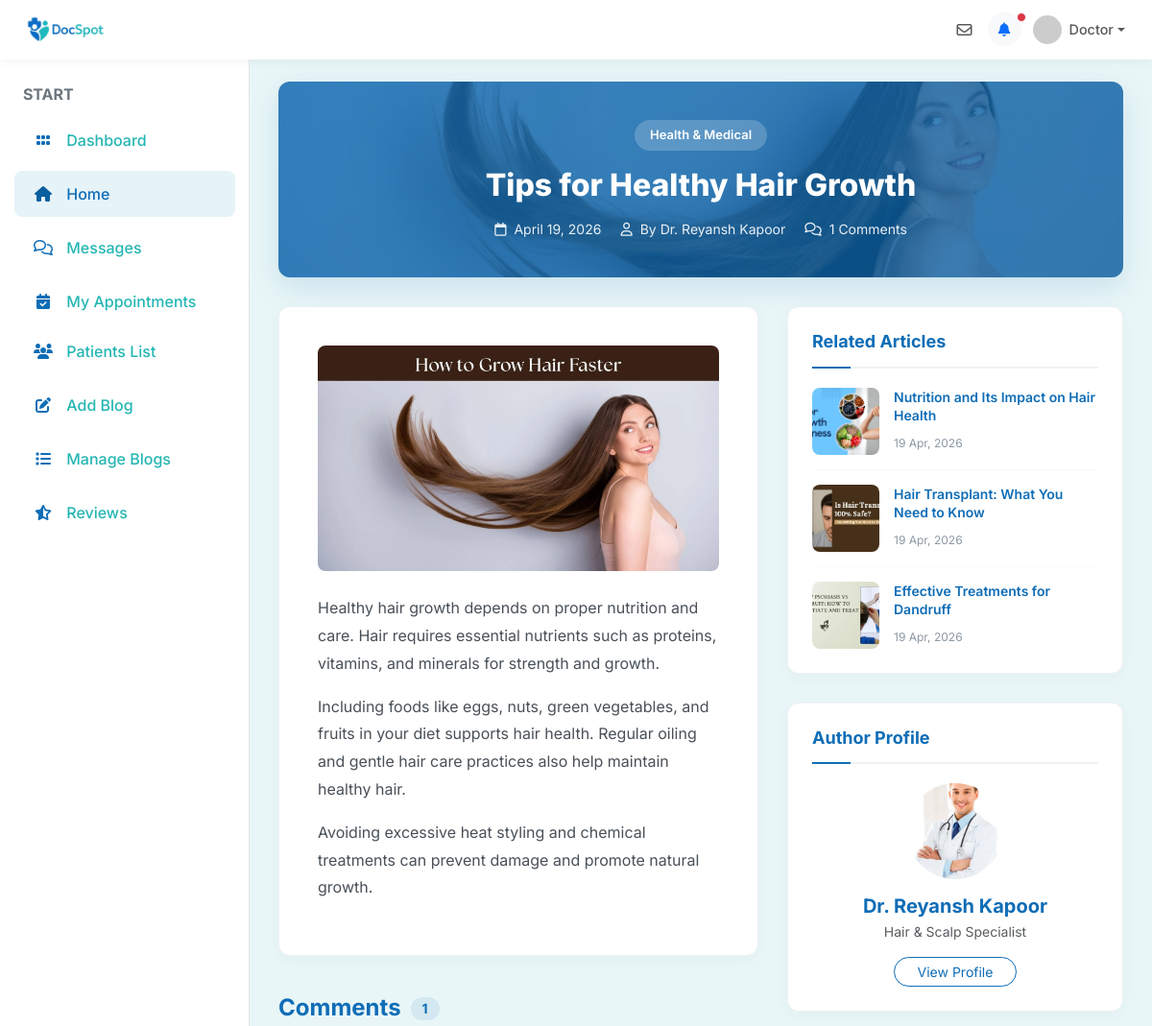
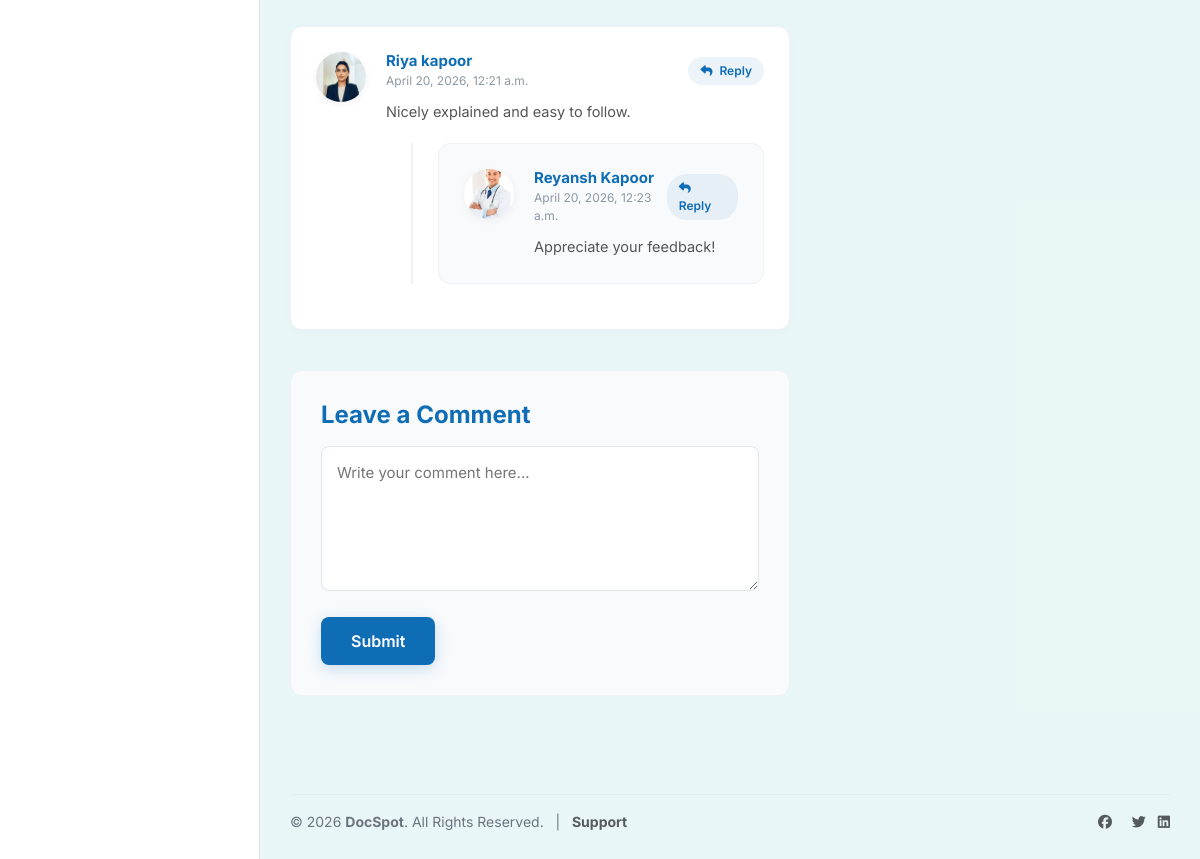
/doctorPostDetails/23/, run on the app's committed database (2 pictures, top to bottom).
### user/models.py (models this page shows, shortened)
class tblDoctorPost(models.Model):
    doctorPostID=models.AutoField(primary_key=True)
    doctorID=models.ForeignKey(tblDoctor,on_delete=models.CASCADE)
    title=models.TextField(max_length=100)
    description=models.TextField(max_length=500)
    thumbnail=models.ImageField(upload_to='images/')
    createDT=models.DateTimeField(auto_now_add=True)

class tblDoctor(models.Model):
    doctorID=models.AutoField(primary_key=True)
    userID=models.ForeignKey(tblUser,on_delete=models.CASCADE)
    displayName=models.TextField(max_length=50)
    displayContact=models.TextField(max_length=15)
    bio=models.TextField(max_length=500)
    subcategoryID=models.ForeignKey(tblSubcategory,on_delete=models.CASCADE)
    displayAddress=models.TextField(max_length=100)
    yearOfExperience=models.IntegerField()
    licenseNo=models.TextField(max_length=50)
    documents=models.FileField(upload_to='doctor_documents/')
    mode=models.IntegerField(default=1)
    consultationFees=models.DecimalField(max_digits=10, decimal_places=2, default=10.00)
    approval_status = models.CharField(max_length=20, default='pending', choices=[('pending', 'Pending'), ('approved', 'Approved'), ('rejected', 'Rejected')])

class tblComments(models.Model):
    commentsID=models.AutoField(primary_key=True)
    comment=models.TextField(max_length=500)
    userID=models.ForeignKey(tblUser,on_delete=models.CASCADE)
    doctorPostID=models.ForeignKey(tblDoctorPost,on_delete=models.CASCADE)
    createdDT=models.DateTimeField(auto_now_add=True)
    parent = models.ForeignKey('self', on_delete=models.CASCADE, null=True, blank=True,related_name='replies')

class tblUser(models.Model):
    userID=models.AutoField(primary_key=True)
    userName=models.TextField(max_length=50)
    password=models.TextField(max_length=10)
    registrationDT=models.DateTimeField(auto_now_add=True)
    profilePic=models.ImageField(upload_to='images/')
    email=models.TextField(max_length=100)
    mobileNumber=models.TextField(max_length=15)
    cityID=models.ForeignKey(tblCity,on_delete=models.CASCADE)
    IsDoctor=models.BooleanField(default=False)
    last_seen=models.DateTimeField(null=True, blank=True)

class tblSubcategory(models.Model):
    subcategoryID=models.AutoField(primary_key=True)
    subcategoryName=models.TextField(max_length=50)
    CategoryID=models.ForeignKey(tblCategory,on_delete=models.CASCADE)

### user/views.py (the view, shortened to what this page needs)
# urls.py: path('doctorPostDetails/<int:id>/',views.doctorPostDetails , name='doctorPostDetails'),
def doctorPostDetails(request,id):
    user_id = request.session.get('user_id')
    user = None
    is_patient = False
    if user_id:
        user = tblUser.objects.filter(userID=user_id).first()
        if user:
            c = tblClient.objects.filter(userID=user.userID).first()
            if c:
                is_patient = True
    if is_patient:
        base_template = 'patient_base.html'
    else:
        base_template = 'base.html'
    current_post = tblDoctorPost.objects.filter(doctorPostID=id).first()
    related_articles = tblDoctorPost.objects.none()
    if current_post:
        related_articles = tblDoctorPost.objects.filter(doctorID=current_post.doctorID).exclude(doctorPostID=id).order_by('-createDT')[:3]
    data={
        "blogs":tblDoctorPost.objects.filter(doctorPostID=id),
        "related_articles": related_articles,
        'comments':tblComments.objects.filter(doctorPostID=id, parent=None).order_by('-createdDT'),
        'base_template': base_template,
        'is_patient': is_patient,
    }
    return render(request,'doctor_post_details.html',data)

### user/templates/doctor_post_details.html (shortened to what this page needs)
{% extends base_template %}
{% block nav_home %}active{% endblock %}
{% block content %}
<div class="container-fluid p-0">
	{% for blog in blogs %}
	<div class="post-header">
		{% if blog.thumbnail %}
		<img src="{{ blog.thumbnail.url }}" class="post-header-bg" alt="Background blur">
		{% endif %}
		<div class="post-header-content text-center">
			<span class="post-category">Health & Medical</span>
			<h1 class="post-title"><span class="text-white">{{ blog.title }}</span></h1>
			<div class="post-meta justify-content-center">
				<div class="post-meta-item">
					<i class="fa-regular fa-calendar"></i>
					{{ blog.createDT|date:"F j, Y" }}
				</div>
				<div class="post-meta-item">
					<i class="fa-regular fa-user"></i>
					By {{ blog.doctorID.displayName }}
				</div>
				<div class="post-meta-item">
					<i class="fa-regular fa-comments"></i>
					{{ comments.count }} Comments
				</div>
			</div>
		</div>
	</div>
	<div class="post-container">
		<div class="post-content-column">
			<div class="post-body-box">
				{% if blog.thumbnail %}
				<img src="{{ blog.thumbnail.url }}" class="img-fluid rounded-3 mb-4 w-100"
					style="max-height: 400px; object-fit: cover;" alt="{{ blog.title }}">
				{% endif %}
				{{ blog.description|linebreaks }}
			</div>
			<div class="comments-wrapper">
				<h3 class="section-title">Comments <span class="badge">{{ comments.count }}</span></h3>
				<ul class="comments-list">
					{% include "comment_node.html" %}
				</ul>
				<div class="add-comment-box" id="add-comment">
					<h4 class="mb-3 fw-bold">Leave a Comment</h4>
					<form method="post">{% csrf_token %}
						<textarea name="comment" id="comment-text" rows="5" placeholder="Write your comment here..."
							required></textarea>
						<input type="submit" name="btnComment" class="btn-submit-comment">
					</form>
				</div>
			</div>
		</div>
		<div class="post-sidebar-column">
			<div class="sidebar-widget">
				<h4>Related Articles</h4>
				{% for article in related_articles %}
				<a href="{% url 'doctorPostDetails' article.doctorPostID %}" class="mini-post">
					{% if article.thumbnail %}
					<img src="{{ article.thumbnail.url }}" alt="{{ article.title }}">
					{% else %}
					<img src="/static/images/blog-placeholder.jpg" alt="{{ article.title }}">
					{% endif %}
					<div>
						<h5 class="mini-post-title">{{ article.title }}</h5>
						<span class="mini-post-meta">{{ article.createDT|date:"d M, Y" }}</span>
					</div>
				</a>
				{% empty %}
				<p class="text-muted small mb-0">No more articles from this author.</p>
				{% endfor %}
			</div>
			<div class="sidebar-widget">
				<h4>Author Profile</h4>
				<div class="text-center">
					{% if blog.doctorID.userID.profilePic %}
					<img src="{{ blog.doctorID.userID.profilePic.url }}" class="rounded-circle mb-3"
						style="width: 100px; height: 100px; object-fit: cover;" alt="">
					{% else %}
					<div class="rounded-circle bg-primary text-white d-flex align-items-center justify-content-center mx-auto mb-3"
						style="width: 100px; height: 100px; font-size: 36px; font-weight: bold;">
						{{ blog.doctorID.displayName|make_list|first|upper }}
					</div>
					{% endif %}
					<h5 class="fw-bold mb-1">{{ blog.doctorID.displayName }}</h5>
					<p class="text-muted small mb-3">{{ blog.doctorID.subcategoryID.subcategoryName }}</p>
					<a href="{% url 'viewDoctorProfile' blog.doctorID.doctorID %}"
						class="btn btn-outline-primary btn-sm rounded-pill px-4">View Profile</a>
				</div>
			</div>
		</div>
	</div>
	{% endfor %}
</div>
{% endblock %}

### user/templates/comment_node.html
{% for comment in comments %}
<li class="comment-node">
	<div class="comment-wrapper">
		{% if comment.userID.profilePic %}
		<img src="{{comment.userID.profilePic.url}}" alt="" class="comment-avatar">
		{% else %}
		<img src="https://ui-avatars.com/api/?name={{comment.userID.userName}}&background=random" alt=""
			class="comment-avatar">
		{% endif %}
		<div class="comment-content">
			<div class="comment-header">
				<div>
					<h5 class="comment-author">{{comment.userID.userName}}</h5>
					<div class="comment-date">{{comment.createdDT|date:"F j, Y, g:i a"}}</div>
				</div>
				<a href="#add-comment" class="comment-reply-btn"
					onclick="document.getElementById('parent_id').value='{{comment.commentsID}}'; document.getElementById('comment-text').focus(); document.getElementById('replying-to').style.display='block'; document.getElementById('reply-user').innerText='{{comment.userID.userName}}';"><i
						class="fa-solid fa-reply me-1"></i> Reply</a>
			</div>
			<div class="comment-body">
				{{comment.comment}}
			</div>
			{% if comment.replies.all %}
			{% if comment.replies.all|length >= 2 %}
			<button class="toggle-replies-btn" onclick="toggleReplies('replies-{{comment.commentsID}}', this)">
				<i class="fa-solid fa-chevron-down me-1"></i> View {{ comment.replies.all|length }} replies
			</button>
			<ul class="replies-list" id="replies-{{comment.commentsID}}" style="display: none;">
				{% include "comment_node.html" with comments=comment.replies.all %}
			</ul>
			{% else %}
			<ul class="replies-list" id="replies-{{comment.commentsID}}">
				{% include "comment_node.html" with comments=comment.replies.all %}
			</ul>
			{% endif %}
			{% endif %}
		</div>
	</div>
</li>
{% endfor %}

### user/static/css/docspot-theme.css (style rules this page uses)
:root { --primary-color: #0F6DB6; --primary-dark: #0A5FA1; --secondary-color: #23B6B3; --accent-color: #3ED1C8; --background-color: #F4FAFB; --card-color: #FFFFFF; --text-color: #1E2A38; }
body { background-color: var(--background-color) !important; color: var(--text-color) !important; }
h1, h2, h3, h4, h5, h6, .h1, .h2, .h3, .h4, .h5, .h6 { color: #0F6DB6 !important; }
.btn-primary, .btn-secondary, .btn-success, .btn-info, .button, .btn { background-color: #0F6DB6 !important; border-color: #0F6DB6 !important; color: #ffffff !important; }
.btn-outline-primary, .btn-outline-secondary { color: #0F6DB6 !important; border-color: #0F6DB6 !important; background-color: transparent !important; }
a { color: var(--primary-color); }

### user/templates/base.html (style rules this page uses)
:root { --bg-light: var(--background-color, #F4FAFB); --sidebar-width: 260px; }
body { font-family: 'Inter', sans-serif; background-color: var(--bg-light); overflow-x: hidden; }

### data on the page
tblDoctorPost: thumbnail (picture), title "Tips for Healthy Hair Growth", createDT "April 19, 2026", doctorID.displayName "Dr. Reyansh Kapoor", count "1", description "Healthy hair growth depends on proper nutrition and care. Hair requires essential nutrients such as proteins, vitamins, and minerals for strength and growth. Including foods like eggs, nuts, green vegetables, and fruits in your diet supports hair health. Regular oiling and gentle hair care practices also help maintain healthy hair. Avoiding excessive heat styling and chemical treatments can prevent damage and promote natural growth.", doctorID.userID.profilePic (picture), doctorID.subcategoryID.subcategoryName "Hair & Scalp Specialist"
tblComments: userID.profilePic (picture), userID.userName "Riya kapoor", createdDT "April 20, 2026, 12:21 a.m.", comment "Nicely explained and easy to follow."
tblComments: userID.profilePic (picture), userID.userName "Reyansh Kapoor", createdDT "April 20, 2026, 12:23 a.m.", comment "Appreciate your feedback!"
tblDoctorPost: thumbnail (picture), title "Nutrition and Its Impact on Hair Health", createDT "19 Apr, 2026"
tblDoctorPost: thumbnail (picture), title "Hair Transplant: What You Need to Know", createDT "19 Apr, 2026"
tblDoctorPost: thumbnail (picture), title "Effective Treatments for Dandruff", createDT "19 Apr, 2026"

### other printed values
{{ request.session.displayName|default:"Doctor" }} "Doctor"
